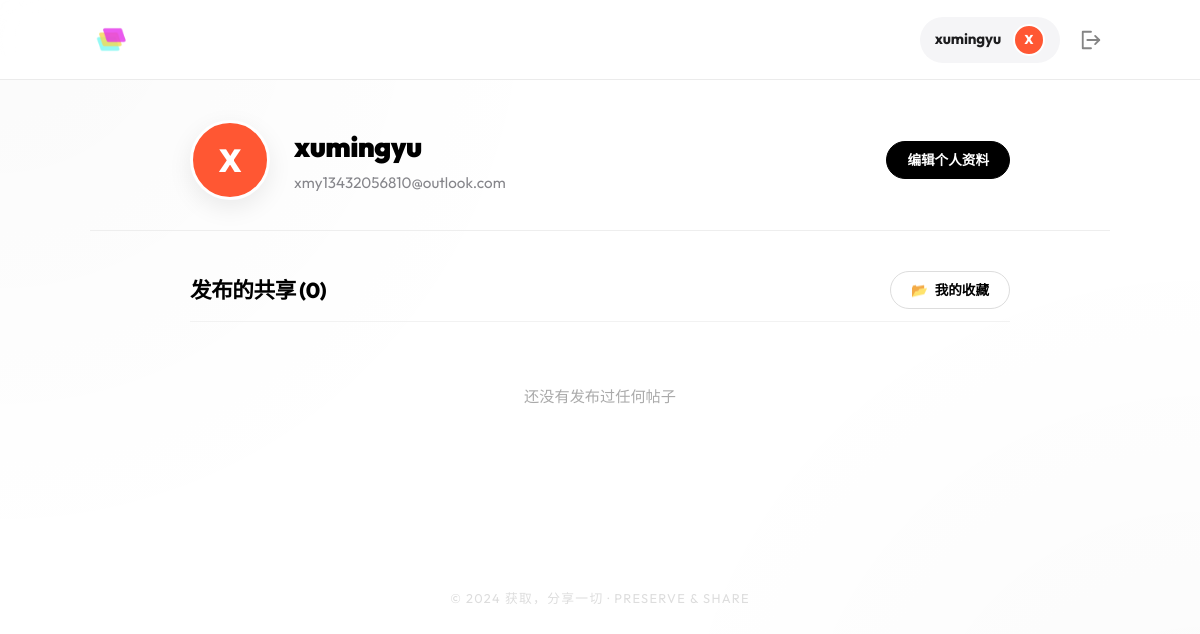
The app's page /accounts/profile/1/ (signed in) with its own data.
### accounts/models.py (models this page shows, shortened)
class CustomUser(AbstractUser):
    avatar = models.ImageField(
        upload_to=avatar_upload_path,
        default='avatars/default.png',
        blank = True,
        verbose_name='用户头像'
    )
    email = models.EmailField(
        verbose_name='电子邮箱',
        blank=True,
        null=True,
    )
    objects = CustomUserManager()
    class Meta:
        verbose_name = '用户'
        verbose_name_plural = '用户'
    def get_initial(self):
        return self.username[0].upper() if self.username else '?'
    def get_avatar_color(self):
        colors = [
            '#FF5733', '#33FF57', '#3357FF', '#F333FF', '#33FFF3',
            '#FF3385', '#FFB533', '#33FFB5', '#8533FF', '#FF3333',
            '#00A86B', '#8E44AD', '#2980B9', '#D35400', '#2C3E50'
        ]
        import hashlib
        hash_val = int(hashlib.md5(self.username.encode()).hexdigest(), 16)
        return colors[hash_val % len(colors)]

### accounts/views.py (the view)
# urls.py: path('profile/<int:user_id>/', views.user_profile, name='user_profile'),
def user_profile(request, user_id):
    profile_user = get_object_or_404(CustomUser, id=user_id)
    user_posts = Title.objects.filter(author=profile_user).order_by('-date_added')
    context = {
        'profile_user': profile_user,
        'user_posts': user_posts,
    }
    return render(request, 'accounts/profile.html', context)

### accounts/templates/accounts/profile.html (shortened to what this page needs)
{% extends "blog_context/base.html" %}
{% load static %}
{% block content %}
<section class="profile-hero">
    <div class="container profile-header-row" style="max-width: 900px;">
        {% if profile_user.avatar and profile_user.avatar.name != 'avatars/default.png' %}
        <div class="profile-avatar" style="background-image: url('{{ profile_user.avatar.url }}');"></div>
        {% else %}
        <div class="profile-avatar" style="background-color: {{ profile_user.get_avatar_color }};">
            {{ profile_user.get_initial }}
        </div>
        {% endif %}
        <div class="profile-info">
            <h1 class="profile-name">{{ profile_user.username }}</h1>
            <p class="profile-email">{{ profile_user.email|default:"TA 还没有设置公开邮箱" }}</p>
        </div>
        {% if user == profile_user %}
        <div class="profile-actions">
            <a href="{% url 'accounts:edit_profile' %}" class="btn-edit">编辑个人资料</a>
        </div>
        {% endif %}
    </div>
</section>
<section class="container" style="max-width: 900px;">
    <div
        style="display: flex; align-items: center; justify-content: space-between; margin-bottom: 24px; border-bottom: 1px solid #f2f2f2; padding-bottom: 12px;">
        <h2 class="posts-section-title" style="margin-bottom: 0;">发布的共享 ({{ user_posts|length }})</h2>
        {% if user == profile_user %}
        <a href="{% url 'blog_context:collect_list' %}" class="btn-edit btn-outline">
            <span style="margin-right: 4px;">📂</span> 我的收藏
        </a>
        {% endif %}
    </div>
    <div class="posts-grid">
        {% for post in user_posts %}
        <a href="{% url 'blog_context:post' post.id %}" class="post-card">
            <h3 class="post-title">{{ post.text }}</h3>
            <div class="post-meta">
                {{ post.date_added|date:"M d, Y" }}
            </div>
        </a>
        {% empty %}
        <div style="grid-column: 1/-1; text-align: center; padding: 40px; color: #aaa; font-size: 0.95rem;">
            还没有发布过任何帖子
        </div>
        {% endfor %}
    </div>
</section>
{% endblock %}

### blog_context/templates/blog_context/base.html (shortened to what this page needs)
<!DOCTYPE html>
{% load static %}
<html lang="zh-CN">
<head>
</head>
<body>
    <nav class="navbar">
        <div class="container">
            <div class="navbar-inner">
                <a href="{% url 'blog_context:posts' %}" title="回到首页">
                    <img src="{% static 'images/logo/img1.png' %}" alt="Logo" class="logo-img">
                </a>
                <div class="user-nav">
                    {% if user.is_authenticated %}
                    <a href="{% url 'accounts:user_profile' user.id %}" class="user-pill">
                        <span class="username-span">{{ user.username }}</span>
                        {% if user.avatar and user.avatar.name != 'avatars/default.png' %}
                        <div class="avatar-container">
                            <img src="{{ user.avatar.url }}" alt="Avatar" class="avatar-img">
                        </div>
                        {% else %}
                        <div class="avatar-container"
                            style="background-color: {{ user.get_avatar_color|default:'#000' }};">
                            {{ user.get_initial }}
                        </div>
                        {% endif %}
                    </a>
                    <form action="{% url 'accounts:logout' %}" method="post" style="display:inline;">
                        <button type="submit" class="logout-btn" title="退出">
                            <img src="{% static 'images/icon/退出_logout.svg' %}" alt="Logout" class="icon-nav">
                        </button>
                    </form>
                    {% else %}
                    <a href="{% url 'accounts:login' %}" class="user-pill">
                        <span class="username-span">Join Us</span>
                        <img src="{% static 'images/icon/添加人_person-plus-one.svg' %}" alt="Join" class="icon-nav"
                            style="opacity: 1;">
                    </a>
                    {% endif %}
                </div>
            </div>
        </div>
    </nav>
    <main class="container">
        <div class="fade-in-content">
            {% block content %}{% endblock %}
        </div>
    </main>
    <footer>
        &copy; 2024 获取，分享一切 &middot; PRESERVE & SHARE
    </footer>
</body>
</html>

### blog_context/templates/blog_context/base.html (style rules this page uses)
:root { --primary-bg: #ffffff; --accent-color: #000000; --secondary-accent: #333333; --text-main: #1d1d1f; --text-muted: #86868b; --card-border: rgba(0, 0, 0, 0.08); --transition-smooth: all 0.4s cubic-bezier(0.4, 0, 0.2, 1); --glass-bg: rgba(255, 255, 255, 0.85); }
* { margin: 0; padding: 0; box-sizing: border-box; }
body { background-color: var(--primary-bg); color: var(--text-main); font-family: 'Outfit', 'Noto Sans SC', sans-serif; min-height: 100vh; line-height: 1.5; background-image: radial-gradient(circle at 0% 0%, rgba(0, 0, 0, 0.02) 0%, transparent 40%), radial-gradient(circle at 100% 100%, rgba(0, 0, 0, 0.02) 0%, transparent 40%); }
.container { max-width: 1100px; margin: 0 auto; padding: 0 40px; width: 100%; }
.navbar { height: 80px; display: flex; align-items: center; background: var(--glass-bg); backdrop-filter: blur(25px); -webkit-backdrop-filter: blur(25px); position: sticky; top: 0; z-index: 2000; border-bottom: 1px solid var(--card-border); }
.navbar-inner { display: flex; align-items: center; justify-content: space-between; width: 100%; }
.logo-img { height: 32px; width: auto; border-radius: 8px; transition: transform 0.3s ease; }
.user-nav { display: flex; align-items: center; gap: 12px; }
.user-pill { display: flex; align-items: center; gap: 12px; padding: 6px 14px; border-radius: 100px; background: #f5f5f7; text-decoration: none; color: inherit; transition: var(--transition-smooth); border: 1px solid transparent; }
.username-span { font-weight: 700; font-size: 0.95rem; letter-spacing: -0.01em; }
.avatar-container { width: 32px; height: 32px; border-radius: 50%; display: flex; align-items: center; justify-content: center; color: white; font-weight: 800; font-size: 0.8rem; overflow: hidden; background-size: cover; background-position: center; border: 2px solid #fff; flex-shrink: 0; }
.icon-nav { width: 22px; height: 22px; opacity: 0.6; }
.logout-btn { background: none; border: none; padding: 8px; cursor: pointer; border-radius: 50%; transition: background 0.3s; display: flex; align-items: center; justify-content: center; }
main { padding-top: 60px; }
.fade-in-content { animation: fadeIn 0.8s ease-out; }
footer { text-align: center; padding: 80px 0; color: #ddd; font-size: 0.8rem; font-family: 'Outfit'; letter-spacing: 0.1em; text-transform: uppercase; }

### accounts/templates/accounts/profile.html (style rules this page uses)
.profile-hero { padding: 40px 0 30px; border-bottom: 1px solid #eee; margin-bottom: 40px; }
.profile-header-row { display: flex; align-items: center; gap: 24px; }
.profile-avatar { width: 80px; height: 80px; border-radius: 50%; border: 3px solid #fff; box-shadow: 0 8px 24px rgba(0, 0, 0, 0.08); overflow: hidden; display: flex; align-items: center; justify-content: center; font-size: 2rem; font-weight: 800; color: white; background-size: cover; background-position: center; flex-shrink: 0; }
.profile-info { flex-grow: 1; }
.profile-name { font-size: 1.8rem; font-weight: 900; letter-spacing: -0.02em; margin-bottom: 4px; color: #000; }
.profile-email { color: var(--text-muted); font-size: 0.95rem; margin: 0; }
.profile-actions { display: flex; gap: 12px; }
.btn-edit { padding: 8px 20px; background: #000; color: #fff; border-radius: 100px; text-decoration: none; font-weight: 700; font-size: 0.85rem; transition: var(--transition-smooth); border: 1px solid #000; }
.btn-outline { background: #fff; color: #000; border: 1px solid #ddd; }
.posts-section-title { font-size: 1.35rem; font-weight: 800; letter-spacing: -0.02em; color: #000; }
.posts-grid { display: grid; grid-template-columns: repeat(3, 1fr); gap: 16px; margin-bottom: 60px; }

### records on screen
CustomUser: username "xumingyu", get_initial "X", email "xmy13432056810@outlook.com"

### other values on screen
{{ user_posts|length }} "0"
